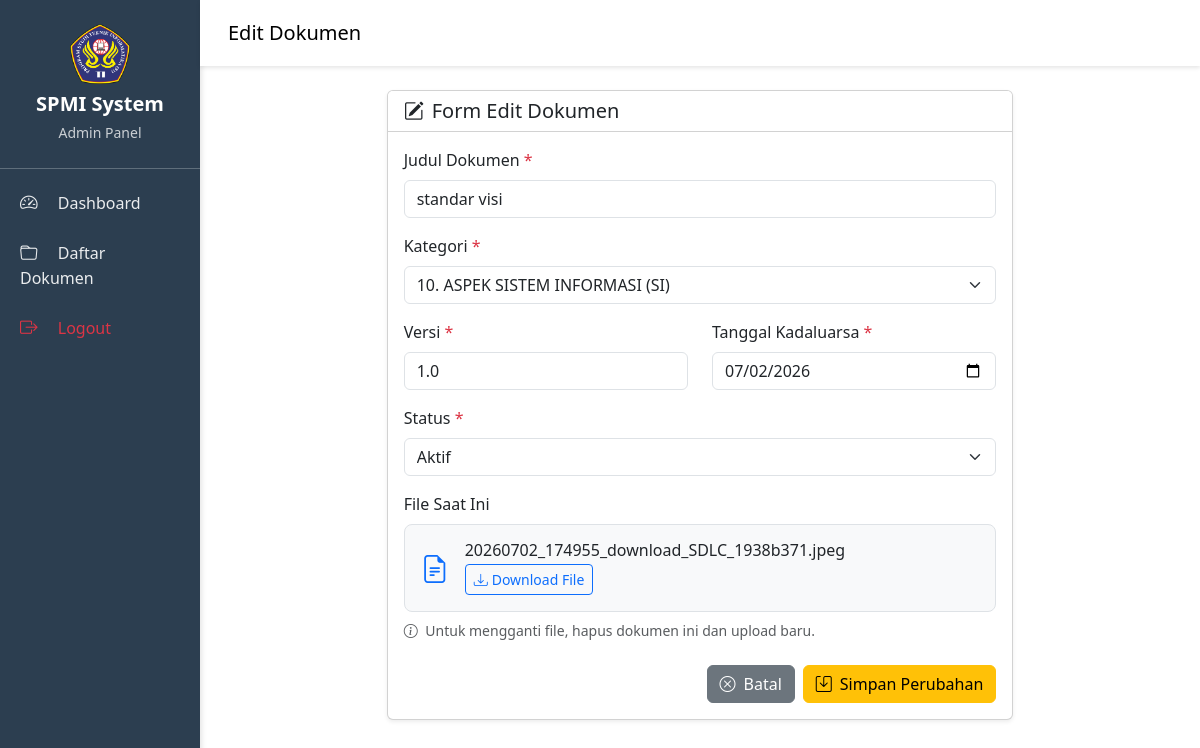
The page /dokumen/edit.php?id=22 (signed in) on the database its author committed.
### tables this page shows
CREATE TABLE `dokumen` (
  `id` int(11) NOT NULL,
  `judul_dokumen` varchar(200) NOT NULL,
  `kategori_id` int(11) NOT NULL,
  `nama_file` varchar(255) NOT NULL,
  `ukuran_file` int(10) UNSIGNED DEFAULT NULL COMMENT 'Ukuran file dalam bytes',
  `tipe_file` varchar(100) DEFAULT NULL COMMENT 'MIME type file',
  `versi` varchar(10) DEFAULT '1.0',
  `tanggal_upload` date NOT NULL,
  `tanggal_kadaluarsa` date NOT NULL,
  `status` enum('aktif','kadaluarsa') DEFAULT 'aktif',
  `uploaded_by` int(11) NOT NULL,
  `created_at` timestamp NOT NULL DEFAULT current_timestamp(),
  `folder_id` int(11) DEFAULT NULL
);

CREATE TABLE `kategori` (
  `id` int(11) NOT NULL,
  `nama_kategori` varchar(100) NOT NULL,
  `created_at` timestamp NOT NULL DEFAULT current_timestamp()
);

### config/database.php (called while the page is built, shortened)
<?php
$conn = new mysqli(DB_HOST, DB_USER, DB_PASS, DB_NAME);
$conn->set_charset(DB_CHARSET);
function db_select(string $sql, array $params = []): array {
    global $conn;
    $stmt = $conn->prepare($sql);
    if (!empty($params)) {
        $types = '';
        foreach ($params as $p) {
            $types .= is_int($p) ? 'i' : (is_double($p) ? 'd' : 's');
        }
        $stmt->bind_param($types, ...$params);
    }
    $stmt->execute();
    $result = $stmt->get_result();
    $rows = [];
    while ($row = $result->fetch_assoc()) {
        $rows[] = $row;
    }
    return $rows;
}
function db_select_one(string $sql, array $params = []): ?array {
    $result = db_select($sql, $params);
    return $result[0] ?? null;
}
?>

### dokumen/edit.php (the view, shortened to what this page needs)
<?php
require_once '../config/database.php';
function e($string) {
    return htmlspecialchars($string ?? '', ENT_QUOTES, 'UTF-8');
}
$id = isset($_GET['id']) ? intval($_GET['id']) : 0;
$role = $_SESSION['role'];
$dokumen = db_select_one("SELECT * FROM dokumen WHERE id = ?", [$id]);
$kategori = db_select("SELECT * FROM kategori ORDER BY nama_kategori ASC");
?>
<!DOCTYPE html>
<html lang="id">
<head>
    <link href="https://cdn.jsdelivr.net/npm/bootstrap@5.3.0/dist/css/bootstrap.min.css" rel="stylesheet">
    <link rel="stylesheet" href="https://cdn.jsdelivr.net/npm/bootstrap-icons@1.10.0/font/bootstrap-icons.css">
</head>
<body>
    <div class="container-fluid">
        <div class="row">
            <div class="col-md-2 sidebar p-0 sidebar-<?php echo e($role); ?>">
                <div class="p-4 text-center border-bottom border-light border-opacity-25">
                    <img src="../assets/images/logo.png" alt="Logo" class="sidebar-logo mb-2">
                    <h5 class="mb-1 fw-bold">SPMI System</h5>
                    <small class="opacity-75"><?php echo e(ucfirst($role)); ?> Panel</small>
                </div>
                <ul class="nav flex-column mt-2">
                    <li class="nav-item">
                        <a class="nav-link" href="../dashboard/<?php echo e($role); ?>.php">
                            <i class="bi bi-speedometer2 me-3"></i> Dashboard
                        </a>
                    </li>
                    <li class="nav-item">
                        <a class="nav-link" href="list.php">
                            <i class="bi bi-folder me-3"></i> Daftar Dokumen
                        </a>
                    </li>
                    <li class="nav-item mt-auto">
                        <a class="nav-link text-danger" href="../auth/logout.php">
                            <i class="bi bi-box-arrow-right me-3"></i> Logout
                        </a>
                    </li>
                </ul>
            </div>
            <div class="col-md-10 p-0">
                <nav class="navbar navbar-expand-lg p-3">
                    <div class="container-fluid">
                        <span class="navbar-brand mb-0 h1">Edit Dokumen</span>
                    </div>
                </nav>
                <div class="p-4">
                    <div class="row justify-content-center">
                        <div class="col-md-8">
                            <div class="card shadow-sm">
                                <div class="card-header bg-white">
                                    <h5 class="mb-0"><i class="bi bi-pencil-square me-2"></i>Form Edit Dokumen</h5>
                                </div>
                                <div class="card-body">
                                    <form action="" method="POST">
                                        <div class="mb-3">
                                            <label for="judul_dokumen" class="form-label">Judul Dokumen <span class="text-danger">*</span></label>
                                            <input type="text"
                                                   id="judul_dokumen"
                                                   name="judul_dokumen"
                                                   class="form-control"
                                                   value="<?php echo e($dokumen['judul_dokumen']); ?>"
                                                   maxlength="255"
                                                   required>
                                        </div>
                                        <div class="mb-3">
                                            <label for="kategori_id" class="form-label">Kategori <span class="text-danger">*</span></label>
                                            <select id="kategori_id" name="kategori_id" class="form-select" required>
                                                <?php foreach ($kategori as $kat): ?>
                                                <option value="<?php echo (int)$kat['id']; ?>"
                                                    <?php echo $kat['id'] == $dokumen['kategori_id'] ? 'selected' : ''; ?>>
                                                    <?php echo e($kat['nama_kategori']); ?>
                                                </option>
                                                <?php endforeach; ?>
                                            </select>
                                        </div>
                                        <div class="row">
                                            <div class="col-md-6 mb-3">
                                                <label for="versi" class="form-label">Versi <span class="text-danger">*</span></label>
                                                <input type="text"
                                                       id="versi"
                                                       name="versi"
                                                       class="form-control"
                                                       value="<?php echo e($dokumen['versi']); ?>"
                                                       required>
                                            </div>
                                            <div class="col-md-6 mb-3">
                                                <label for="tanggal_kadaluarsa" class="form-label">Tanggal Kadaluarsa <span class="text-danger">*</span></label>
                                                <input type="date"
                                                       id="tanggal_kadaluarsa"
                                                       name="tanggal_kadaluarsa"
                                                       class="form-control"
                                                       value="<?php echo e($dokumen['tanggal_kadaluarsa']); ?>"
                                                       required>
                                            </div>
                                        </div>
                                        <div class="mb-3">
                                            <label for="status" class="form-label">Status <span class="text-danger">*</span></label>
                                            <select id="status" name="status" class="form-select" required>
                                                <option value="aktif" <?php echo $dokumen['status'] === 'aktif' ? 'selected' : ''; ?>>Aktif</option>
                                            </select>
                                        </div>
                                        <div class="mb-3">
                                            <label class="form-label">File Saat Ini</label>
                                            <div class="file-info">
                                                <div class="d-flex align-items-center">
                                                    <i class="bi bi-file-earmark-text fs-3 me-3 text-primary"></i>
                                                    <div>
                                                        <h6 class="mb-1"><?php echo e(basename($dokumen['nama_file'])); ?></h6>
                                                        <a href="download.php?id=<?php echo (int)$dokumen['id']; ?>"
                                                           class="btn btn-sm btn-outline-primary"
                                                           target="_blank">
                                                            <i class="bi bi-download me-1"></i>Download File
                                                        </a>
                                                    </div>
                                                </div>
                                            </div>
                                            <div class="form-text text-muted mt-2">
                                                <i class="bi bi-info-circle me-1"></i>
                                                Untuk mengganti file, hapus dokumen ini dan upload baru.
                                            </div>
                                        </div>
                                        <div class="d-grid gap-2 d-md-flex justify-content-md-end mt-4">
                                            <a href="list.php" class="btn btn-secondary">
                                                <i class="bi bi-x-circle me-2"></i>Batal
                                            </a>
                                            <button type="submit" class="btn btn-warning">
                                                <i class="bi bi-save me-2"></i>Simpan Perubahan
                                            </button>
                                        </div>
                                    </form>
                                </div>
                            </div>
                        </div>
                    </div>
                </div>
            </div>
        </div>
    </div>
</body>
</html>

### dokumen/edit.php (style rules this page uses)
.sidebar-logo { width: 60px; height: 60px; object-fit: contain; display: block; margin: 0 auto; border-radius: 8px; }
.sidebar { min-height: 100vh; color: white; box-shadow: 2px 0 5px rgba(0,0,0,0.1); }
.sidebar-admin { background: #2c3e50; }
.sidebar .nav-link { color: rgba(255,255,255,0.9); padding: 12px 20px; border-radius: 0 25px 25px 0; margin-right: 12px; transition: all 0.3s; }
.sidebar .nav-link i { font-size: 1.1rem; }
.navbar { background: white; box-shadow: 0 2px 4px rgba(0,0,0,0.1); }
.file-info { background: #f8f9fa; padding: 1rem; border-radius: 8px; border: 1px solid #dee2e6; }

### rows shown on the page
dokumen: judul_dokumen "standar visi", kategori_id "10. ASPEK SISTEM INFORMASI (SI)", versi "1.0", tanggal_kadaluarsa "07/02/2026", status "Aktif", nama_file "20260702_174955_download_SDLC_1938b371.jpeg"

### other values the page prints
$role "Admin"
